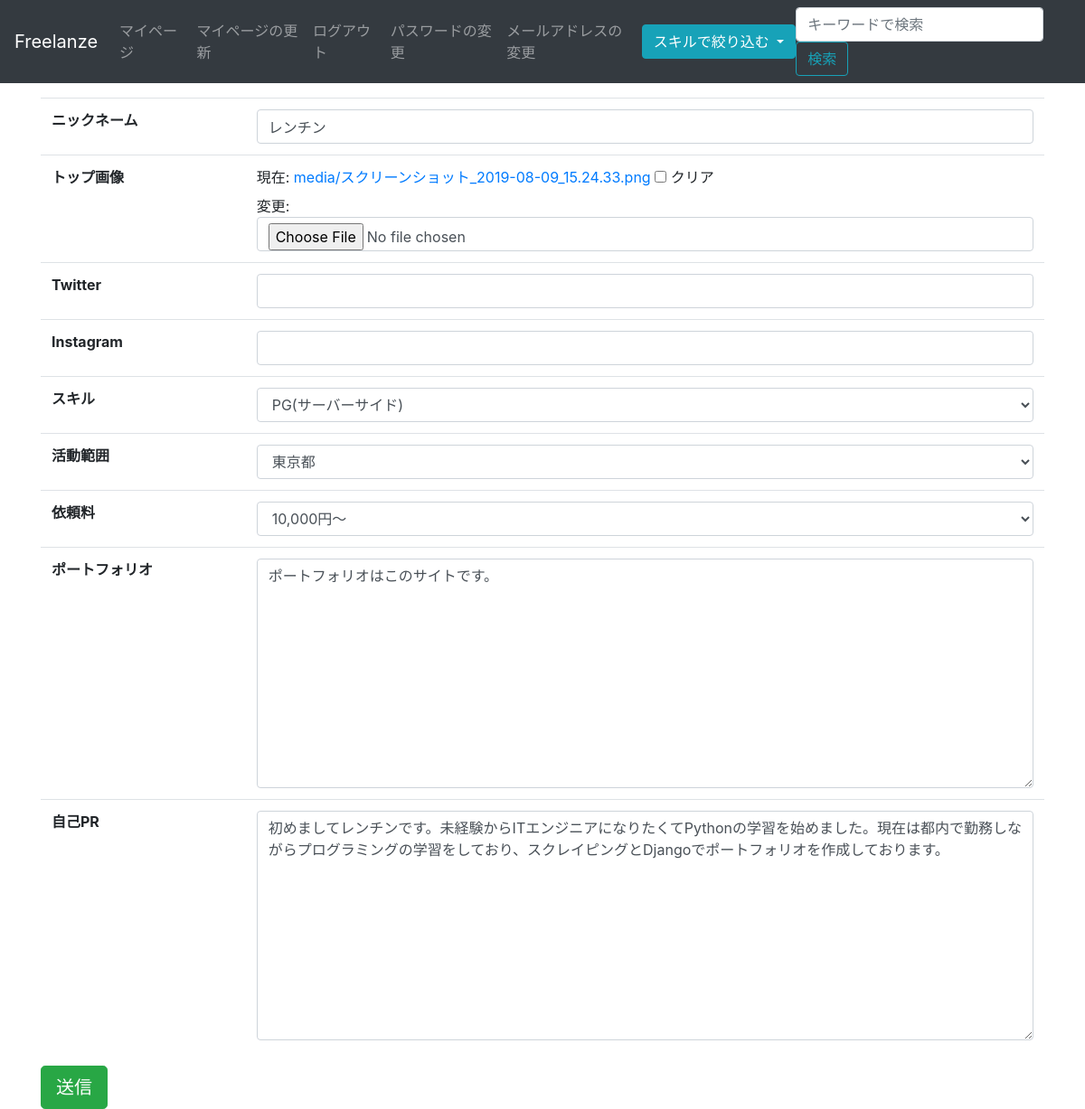
Page /user_update/1/ (signed in) on the committed database.
### register/models.py (models this page shows, shortened)
class User(AbstractBaseUser, PermissionsMixin):
    email = models.EmailField(_('メールアドレス'), unique=True)
    first_name = models.CharField(_('名'), max_length=30, blank=True)
    last_name = models.CharField(_('姓'), max_length=150, blank=True)
    nick_name = models.CharField(_('ニックネーム'), max_length=50, blank=False)
    picture = models.ImageField(_('トップ画像'), upload_to='media/', blank=True)  # 画像はあとで解決する
    twitter = models.CharField(_('Twitter'), max_length=50, blank=True)
    instagram = models.CharField(_('Instagram'), max_length=50, blank=True)
    skill = models.CharField(_('スキル'), max_length=150, choices=SKILLS_CHOICES, blank=False)
    area = models.CharField(_('活動範囲'), max_length=150, choices=AREAS_CHOICES, blank=False)
    request_fee = models.CharField(_('依頼料'), max_length=150, choices=REQUESTS_CHOICES, blank=False)
    portfolio = models.CharField(_('ポートフォリオ'), max_length=500, blank=True)
    self_introduction = models.CharField(_('自己PR'), max_length=500, blank=True)
    created_at = models.DateTimeField(default=timezone.now)
    is_staff = models.BooleanField(
        _('staff status'),
        default=False,
        help_text=_(
            'Designates whether the user can log into this admin site.'),
    )
    is_active = models.BooleanField(
        _('active'),
        default=True,
        help_text=_(
            'Designates whether this user should be treated as active. '
            'Unselect this instead of deleting accounts.'
        ),
    )
    date_joined = models.DateTimeField(_('date joined'), default=timezone.now)
    objects = UserManager()
    EMAIL_FIELD = 'email'
    USERNAME_FIELD = 'email'
    REQUIRED_FIELDS = []
    class Meta:
        verbose_name = _('user')
        verbose_name_plural = _('users')

### register/views.py (the view, shortened to what this page needs)
# urls.py: path('user_update/<int:pk>/', views.UserUpdate.as_view(), name='user_update'),
class UserUpdate(OnlyYouMixin, generic.UpdateView):
    model = User
    form_class = UserUpdateForm
    template_name = 'register/user_form.html'

### register/forms.py
class UserUpdateForm(forms.ModelForm):
    class Meta:
        model = User
        fields = ('nick_name', 'picture', 'twitter', 'instagram',
                  'skill', 'area', 'request_fee', 'portfolio', 'self_introduction')
        widgets = {
            'self_introduction': forms.Textarea(attrs={'cols': 40, 'rows': 10}),
            'portfolio': forms.Textarea(attrs={'cols': 40, 'rows': 10})
        }
    def __init__(self, *args, **kwargs):
        super().__init__(*args, **kwargs)
        for field in self.fields.values():
            field.widget.attrs['class'] = 'form-control'

### register/views.py (called while the page is built)
    def test_func(self):
        user = self.request.user
        return user.pk == self.kwargs['pk'] or user.is_superuser

### register/templates/register/user_form.html (shortened to what this page needs)
{% extends "register/base.html" %}
{% block content %}
<form action="" method="POST">
    <table class="table">
        <tbody>
            {% for field in form %}
                <tr>
                    <th><label for="{{ field.id_for_label }}">{{ field.label }}</label></th>
                    <td>{{ field }} {{ field.errors }}</td>
                </tr>
            {% endfor %}
        </tbody>
    </table>
    <button type="submit" class="btn btn-success btn-lg" >送信</button>
</form>
{% endblock %}

### rows in the picture
User: form "レンチン" "PG(サーバーサイド)" "東京都" "10,000円〜" "ポートフォリオはこのサイトです。" "初めましてレンチンです。未経験からITエンジニアになりたくてPythonの学習を始めました。現在は都内で勤務しながらプログラミングの学習をしており、スクレイピングとDjangoでポートフォリオを作成しております。"

### other values in the picture
{{ field.label }} "ニックネーム" "トップ画像" "Twitter" "Instagram" "スキル" "活動範囲" "依頼料" "ポートフォリオ" "自己PR"
